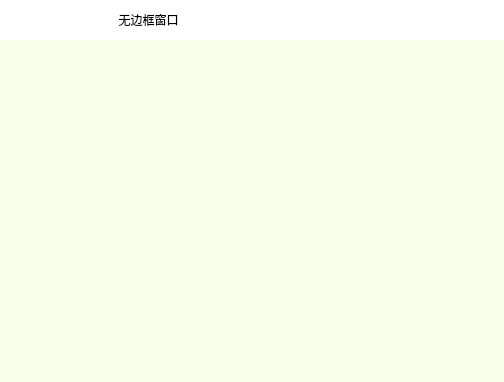
<?xml version="1.0" encoding="UTF-8"?>
<ui version="4.0">
 <class>FramelessWidgetDemo</class>
 <widget class="QWidget" name="FramelessWidgetDemo">
  <property name="geometry">
   <rect>
    <x>0</x>
    <y>0</y>
    <width>504</width>
    <height>382</height>
   </rect>
  </property>
  <property name="windowTitle">
   <string>Form</string>
  </property>
  <property name="styleSheet">
   <string notr="true">QWidget::FramelessWidgetDemo{background-color: rgb(207, 240, 255);
border-radius:15px}</string>
  </property>
  <layout class="QGridLayout" name="gridLayout">
   <property name="leftMargin">
    <number>0</number>
   </property>
   <property name="topMargin">
    <number>0</number>
   </property>
   <property name="rightMargin">
    <number>0</number>
   </property>
   <property name="bottomMargin">
    <number>0</number>
   </property>
   <property name="spacing">
    <number>0</number>
   </property>
   <item row="0" column="0">
    <widget class="QWidget" name="shadowWidget" native="true">
     <property name="styleSheet">
      <string notr="true">background-color: rgb(255, 255, 255);</string>
     </property>
     <layout class="QVBoxLayout" name="verticalLayout" stretch="0,4">
      <property name="spacing">
       <number>0</number>
      </property>
      <property name="leftMargin">
       <number>0</number>
      </property>
      <property name="topMargin">
       <number>0</number>
      </property>
      <property name="rightMargin">
       <number>0</number>
      </property>
      <property name="bottomMargin">
       <number>0</number>
      </property>
      <item>
       <layout class="QHBoxLayout" name="horizontalLayout">
        <property name="spacing">
         <number>4</number>
        </property>
        <item>
         <widget class="QLabel" name="label_Title">
          <property name="sizePolicy">
           <sizepolicy hsizetype="Expanding" vsizetype="Preferred">
            <horstretch>0</horstretch>
            <verstretch>0</verstretch>
           </sizepolicy>
          </property>
          <property name="styleSheet">
           <string notr="true">font: 75 10pt &quot;Arial&quot;;</string>
          </property>
          <property name="text">
           <string>无边框窗口</string>
          </property>
          <property name="alignment">
           <set>Qt::AlignCenter</set>
          </property>
         </widget>
        </item>
        <item>
         <widget class="QPushButton" name="btn_Min">
          <property name="minimumSize">
           <size>
            <width>65</width>
            <height>40</height>
           </size>
          </property>
          <property name="maximumSize">
           <size>
            <width>65</width>
            <height>40</height>
           </size>
          </property>
          <property name="styleSheet">
           <string notr="true">QPushButton{
border:none;
}
QPushButton::hover{
background-color:rgb(139, 142, 133);
}</string>
          </property>
          <property name="text">
           <string/>
          </property>
          <property name="icon">
           <iconset theme=":/img/res/MinShow.png"/>
          </property>
         </widget>
        </item>
        <item>
         <widget class="QPushButton" name="btn_Max">
          <property name="minimumSize">
           <size>
            <width>65</width>
            <height>40</height>
           </size>
          </property>
          <property name="maximumSize">
           <size>
            <width>65</width>
            <height>40</height>
           </size>
          </property>
          <property name="styleSheet">
           <string notr="true">QPushButton{
border:none;
}
QPushButton::hover{
background-color:rgb(139, 142, 133);
}</string>
          </property>
          <property name="text">
           <string/>
          </property>
          <property name="icon">
           <iconset theme=":/img/res/MaxShow.png"/>
          </property>
         </widget>
        </item>
        <item>
         <widget class="QPushButton" name="btn_close">
          <property name="minimumSize">
           <size>
            <width>65</width>
            <height>40</height>
           </size>
          </property>
          <property name="maximumSize">
           <size>
            <width>65</width>
            <height>40</height>
           </size>
          </property>
          <property name="styleSheet">
           <string notr="true">QPushButton{
border:none;
}
QPushButton::hover{
background-color:rgb(139, 142, 133);
}</string>
          </property>
          <property name="text">
           <string/>
          </property>
          <property name="icon">
           <iconset theme=":/img/res/close.png"/>
          </property>
         </widget>
        </item>
       </layout>
      </item>
      <item>
       <widget class="QWidget" name="widget_2" native="true">
        <property name="styleSheet">
         <string notr="true">background-color: rgb(248, 255, 235);</string>
        </property>
       </widget>
      </item>
     </layout>
    </widget>
   </item>
  </layout>
 </widget>
 <resources/>
 <connections/>
</ui>
